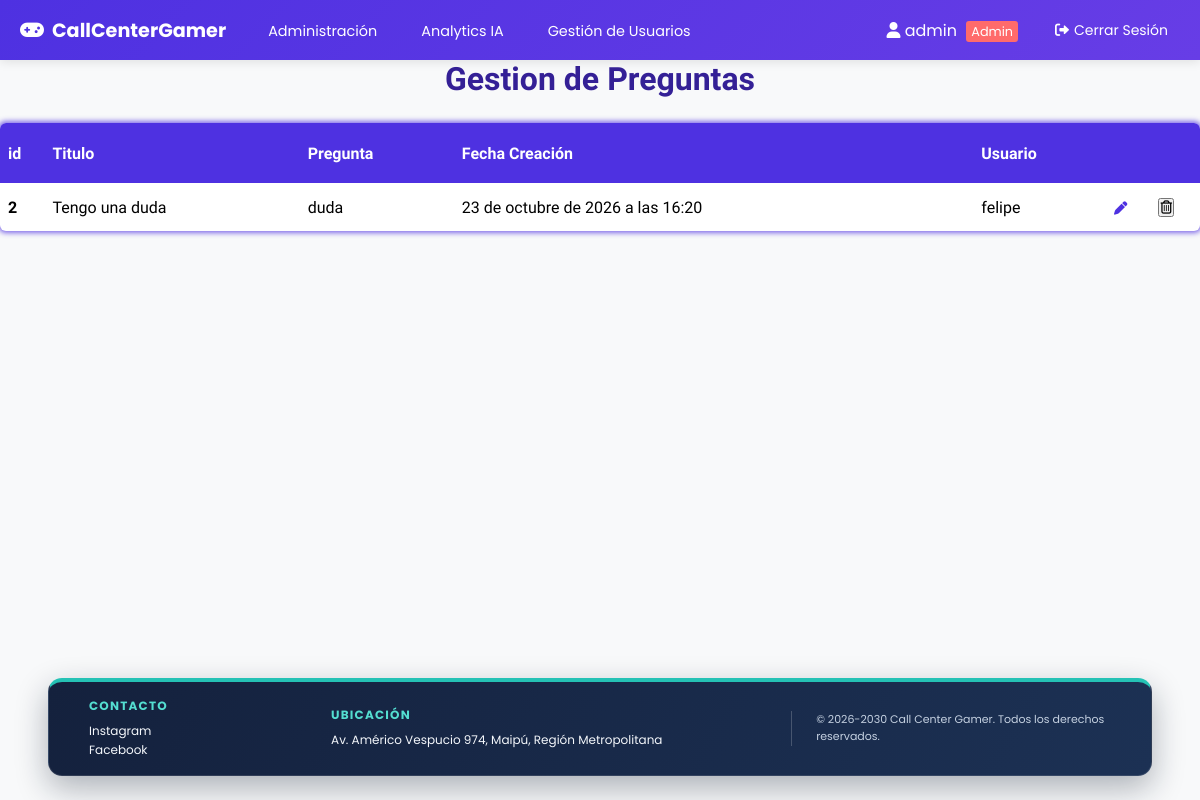
/Administracion/ (signed in), run on the app's committed database.
### online/models.py (models this page shows, shortened)
class Usuario(AbstractBaseUser):
    nombre = models.CharField(
        verbose_name="Nombre", max_length=30, blank=True, null=True
    )
    apellido = models.CharField(
        verbose_name="Apellido", max_length=30, blank=True, null=True
    )
    rut = models.CharField(
        verbose_name="RUT", max_length=12, unique=True, blank=True, null=True
    )
    correo = models.EmailField(
        verbose_name="Correo electrónico",
        max_length=70,
        unique=True,
    )
    usuario = models.CharField(
        verbose_name="Usuario",
        max_length=50,
        unique=True,
    )
    fecha_nacimiento = models.DateField(
        verbose_name="Fecha de nacimiento", null=True, blank=True
    )
    activo = models.BooleanField(default=True)
    admin = models.BooleanField(default=False)
    tecnico = models.BooleanField(default=False)
    USERNAME_FIELD = "usuario"
    REQUIRED_FIELDS = ["correo"]
    objects = UserManager()
    @property
    def is_active(self):
        return self.activo
    def __str__(self):
        return self.usuario

class Preguntas(models.Model):
    ESTADO_CHOICES = [
        ('pendiente', 'Pendiente'),
        ('en_proceso', 'En Proceso'),
        ('resuelto', 'Resuelto'),
        ('cerrado', 'Cerrado'),
    ]
    PRIORIDAD_CHOICES = [
        ('baja', 'Baja'),
        ('media', 'Media'),
        ('alta', 'Alta'),
        ('urgente', 'Urgente'),
    ]
    idPregunta = models.AutoField(primary_key=True)
    Titulo = models.CharField(max_length=60)
    Pregunta = models.TextField()
    Fecha_creacion = models.DateTimeField()
    Usuario = models.ForeignKey(Usuario, on_delete=models.CASCADE)
    categoria = models.CharField(max_length=50, default='otros', blank=True, null=True)
    estado = models.CharField(max_length=20, choices=ESTADO_CHOICES, default='pendiente')
    prioridad = models.CharField(max_length=20, choices=PRIORIDAD_CHOICES, default='media')

### administracion/views.py (the view)
# urls.py: path("Administracion/", IndexAdmin, name="administracion"),
@login_required
def IndexAdmin(request: HttpRequest) -> HttpResponse:
    usuario: object = request.user
    assert isinstance(usuario, Usuario)
    es_admin: int = usuario.admin
    es_tecnico: int = usuario.tecnico
    if not es_admin and not es_tecnico:
        usuario_id: Any | None = usuario.pk
        return redirect(f"/Inicio/{usuario_id}")
    preguntas_ordenadas: QuerySet[Preguntas] = Preguntas.objects.all().order_by(
        "-Fecha_creacion"
    )
    tendencias_ia = []
    estadisticas_ia = {}
    alertas_ia = []
    return render(
        request       = request,
        template_name = "indexAdmin.html",
        context       = {
            "preguntas": preguntas_ordenadas,
            "tendencias_ia": tendencias_ia,
            "estadisticas_ia": estadisticas_ia,
            "alertas_ia": alertas_ia,
        },
    )

### administracion/templates/indexAdmin.html (shortened to what this page needs)
{% extends "componentes/header.html" %}
{% load static %}
    {% block links%}
    <link rel="stylesheet" href="{% static 'gestion.css' %}">
    {% endblock %}
    {% block content %}
    <h1 id="Titulo">Gestion de Preguntas</h1>
    <div class="Container">
        <table class="table">
            <thead>
                <tr>
                    <th scope="col">id</th>
                    <th scope="col">Titulo</th>
                    <th scope="col">Pregunta</th>
                    <th scope="col">Fecha Creación</th>
                    <th scope="col">Usuario</th>
                    <th scope="col"></th>
                    <th></th>
                </tr>
            </thead>
            <tbody>
                {% for item in preguntas %}
                <tr>
                    <th scope="row">{{ item.idPregunta }}</th>
                    <td>
                        {{ item.Titulo }}
                    </td>
                    <td>{{ item.Pregunta }}</td>
                    <td>{{ item.Fecha_creacion }}</td>
                    <td>{{ item.Usuario }}</td>
                    <td>
                        <button id="btnModif" type="submit" form="user-change-{{ Usuario.id }}"><i
                                class="fa-solid fa-pen"></i></button>
                    </td>
                    <td>
                        <form method="post" action="{% url 'borrar_pregunta' item.idPregunta %}"
                            onsubmit="return confirm('¿Estas seguro de borrar esta Pregunta?')">
                            <button type="submit"><i class="fa-regular fa-trash-can"></i></button>
                        </form>
                    </td>
                </tr>
                {% empty %}
                <tr>
                    <td colspan="10" class="users-empty">No hay preguntas para mostrar.</td>
                </tr>
                {% endfor %}
            </tbody>
        </table>
    </div>
    {% endblock %}

### online/templates/componentes/header.html (shortened to what this page needs)
{% load static %}
<!DOCTYPE html>
<html lang="es">
<head>
    <link rel="stylesheet" href="https://cdnjs.cloudflare.com/ajax/libs/font-awesome/6.0.0/css/all.min.css">
    <link rel="stylesheet" href="{% static 'estiloHeader.css' %}?v=20261011-footer">
    {% block links %}{% endblock %}
</head>
<body>
    <nav class="MainNav">
        <div id="NavbarIzq">
            <a href="{% if user.is_authenticated %}{% if user.admin or user.tecnico %}/Administracion/{% else %}/Inicio/{{ user.id }}/{% endif %}{% else %}/{% endif %}" id="logo">
                <i class="fas fa-gamepad"></i> CallCenterGamer
            </a>
            <ul>
                {% if user.is_authenticated %}
                    {% if user.admin or user.tecnico %}
                        <li><a href="/Administracion/">Administración</a></li>
                        {% if user.admin %}<li><a href="{% url 'analytics_ia' %}">Analytics IA</a></li>{% endif %}
                        {% if user.admin %}<li><a href="/GestionUsuarios/">Gestión de Usuarios</a></li>{% endif %}
                    {% else %}
                        <li><a href="/Inicio/{{ user.id }}/">Inicio</a></li>
                    {% endif %}
                {% else %}
                    <li><a href="/">Inicio</a></li>
                {% endif %}
            </ul>
        </div>
        <div id="NavbarDer">
            <ul>
                {% if user.is_authenticated %}
                    <li>
                        <span style="color: white; margin-right: 15px;">
                            <i class="fas fa-user"></i> {{ user.usuario }}
                            {% if user.admin %}
                                <span style="background: #ff6b6b; padding: 2px 5px; border-radius: 3px; font-size: 0.8em; margin-left: 5px;">Admin</span>
                            {% elif user.tecnico %}
                                <span style="background: #4ecdc4; padding: 2px 5px; border-radius: 3px; font-size: 0.8em; margin-left: 5px;">Técnico</span>
                            {% endif %}
                        </span>
                    </li>
                    <li>
                        <form method="post" action="{% url 'Logout' %}" class="logout-form">
                            <button type="submit" class="logout-btn">
                                <i class="fas fa-sign-out-alt"></i> Cerrar Sesión
                            </button>
                        </form>
                    </li>
                {% else %}
                    <li><a href="/Login/"><i class="fas fa-sign-in-alt"></i> Ingresar</a></li>
                    <li><a href="/Register/"><i class="fas fa-user-plus"></i> Registrarse</a></li>
                {% endif %}
            </ul>
        </div>
    </nav>
    <main>
        {% block content %}
        {% endblock %}
    </main>
    <footer class="site-footer">
        <div class="footer-content">
            <section class="footer-section">
                <h2>Contacto</h2>
                <p>Instagram</p>
                <p>Facebook</p>
            </section>
            <section class="footer-section">
                <h2>Ubicación</h2>
                <p>Av. Américo Vespucio 974, Maipú, Región Metropolitana</p>
            </section>
            <p class="footer-copyright">© 2026-2030 Call Center Gamer. Todos los derechos reservados.</p>
        </div>
    </footer>
</body>
</html>

### online/static/estiloHeader.css (style rules this page uses)
* { margin: 0; padding: 0; box-sizing: border-box; }
body { min-height: 100vh; background-color: #f8f9fa; display: flex; flex-direction: column; padding-bottom: 132px; }
main { display: flow-root; flex: 1 0 auto; width: 100%; }
.MainNav { height: 60px; width: 100%; background: linear-gradient(135deg, #4E31E1 0%, #673de6 100%); display: flex; justify-content: space-between; align-items: center; color: white; font-family: 'Poppins', sans-serif; padding: 0 20px; box-shadow: 0 2px 10px rgba(0,0,0,0.1); position: sticky; top: 0; z-index: 1000; }
#logo { margin-right: 30px; text-decoration: none; color: white; font-weight: 700; font-size: 1.2em; display: flex; align-items: center; gap: 8px; }
#NavbarIzq { display: flex; align-items: center; }
#NavbarIzq ul { display: flex; list-style: none; gap: 20px; }
#NavbarIzq ul li a { color: white; text-decoration: none; padding: 8px 12px; border-radius: 4px; transition: all 0.3s ease; font-size: 0.9em; }
#NavbarDer { display: flex; align-items: center; }
#NavbarDer ul { display: flex; list-style: none; gap: 15px; align-items: center; }
.site-footer { position: fixed; z-index: 1001; left: 50%; bottom: 24px; transform: translateX(-50%); width: min(92%, 1320px); padding: 16px clamp(22px, 4vw, 40px); color: #f4f7fb; background: linear-gradient(120deg, #14213d 0%, #1c3154 100%); border: 1px solid rgba(255, 255, 255, 0.12); border-top: 4px solid #25c2b5; border-radius: 14px; box-shadow: 0 12px 32px rgba(13, 24, 45, 0.32); }
.footer-content { display: grid; grid-template-columns: minmax(140px, 0.75fr) minmax(280px, 1.5fr) minmax(240px, 1.1fr); align-items: center; gap: 24px; font-family: "Poppins", sans-serif; }
.footer-section h2 { margin: 0 0 6px; color: #54ded1; font-size: 12px; font-weight: 700; letter-spacing: 0.1em; line-height: 1.4; text-transform: uppercase; }
.footer-section p, .footer-copyright { margin: 0; color: #f4f7fb; font-size: 12px; line-height: 1.6; overflow-wrap: anywhere; }
.footer-copyright { padding-left: 24px; color: #c5d1e1; border-left: 1px solid rgba(255, 255, 255, 0.2); font-size: 11px; text-align: left; }

### administracion/static/gestion.css (style rules this page uses)
.Container { margin: 0 auto; max-width: 1200px; margin-top: 25px; }
#Titulo { font-family: 'Heebo', sans-serif; color: rgb(52, 32, 150); text-align: center; }
#btnModif { border: none; background-color: transparent; cursor: pointer; color: #4E31E1; }
table { border-collapse: collapse; background: white; border-radius: 6px; overflow: hidden; max-width: 1200px; width: 100%; margin: 0 auto; position: relative; font-family: 'Heebo', sans-serif; box-shadow: 0px 0px 5px 2px rgba(78, 49, 225, 0.7); }
table * { position: relative; }
table td, table th { padding-left: 8px; }
table thead tr { height: 60px; background: #4E31E1; font-size: 16px; color: white; }
table tbody tr { height: 48px; border-bottom: 1px solid rgb(52, 32, 150); }
table tbody tr:last-child { border: none; }
table td, table th { text-align: left; }

### online/templates/componentes/header.html (style rules this page uses)
.logout-form { display: inline; margin: 0; padding: 0; }
.logout-btn { background: none; border: none; color: white; cursor: pointer; padding: 8px 12px; border-radius: 4px; transition: all 0.3s ease; font-family: 'Poppins', sans-serif; font-size: 14px; display: inline-flex; align-items: center; gap: 5px; }
#NavbarDer ul { display: flex; align-items: center; gap: 10px; }
#NavbarDer ul li { display: flex; align-items: center; }

### data on the page
Usuario: usuario "admin"
Preguntas: idPregunta "2", Titulo "Tengo una duda", Pregunta "duda", Fecha_creacion "23 de octubre de 2026 a las 16:20", Usuario "felipe"
